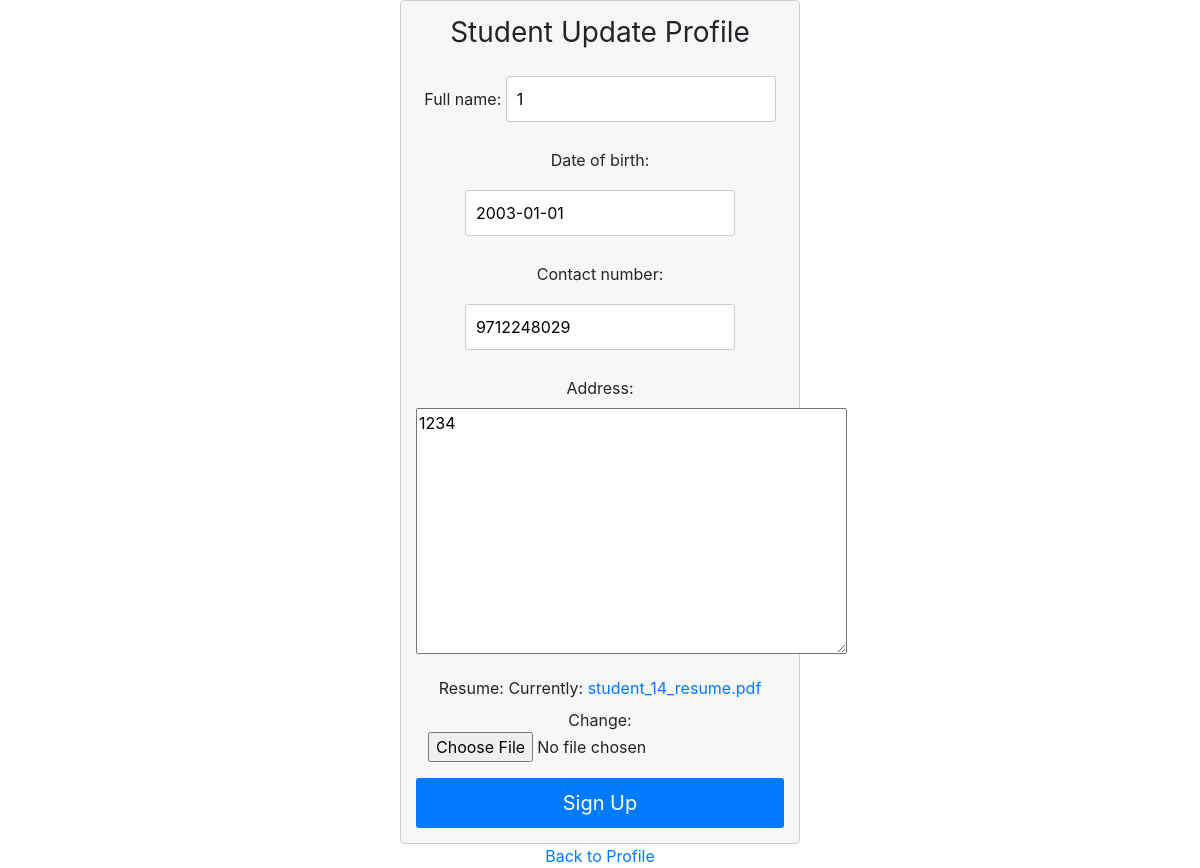
The app's page /student/profile/update/ (signed in) with its own data.
### user_management/models.py (models this page shows, shortened)
class StudentProfile(models.Model):
    user = models.OneToOneField(CustomUser, on_delete=models.CASCADE)
    full_name = models.CharField(max_length=100)
    date_of_birth = models.DateField(null=True)
    contact_number = models.CharField(max_length=15)
    address = models.TextField()
    resume = models.FileField(upload_to='resumes/')

### user_management/views.py (the view)
# urls.py: path('student/profile/update/', views.student_update_profile, name='student_profile_update'),
@login_required(login_url='student_login')
def student_update_profile(request):
    if request.method == 'POST':
        form = StudentUpdateProfileForm(request.POST, request.FILES, instance=request.user)
        if form.is_valid():
            form.save()
            resume = form.cleaned_data['resume']
            fullname = form.cleaned_data['full_name']
            dob = form.cleaned_data['date_of_birth']
            cno = form.cleaned_data['contact_number']
            address = form.cleaned_data['address']
            filename = f'student_{request.user.id}_resume.pdf'
            storage = FileSystemStorage(location=settings.MEDIA_ROOT / 'resumes')
            storage.save(filename, resume)
            obj = StudentProfile.objects.get(user_id=request.user)
            obj.full_name=fullname
            obj.date_of_birth=dob
            obj.contact_number=cno
            obj.address=address
            obj.resume=filename
            obj.save()
            return redirect('student_profile')
    else:
        user = StudentProfile.objects.get(user_id=request.user)
        form = StudentUpdateProfileForm(instance=user)
    return render(request, 'student_profile_update.html', {'form': form})

### user_management/forms.py
class StudentUpdateProfileForm(forms.ModelForm):
    class Meta:
        model = StudentProfile
        exclude = ['user']

### user_management/custom_auth.py (called while the page is built)
    def get_user(self, user_id):
        User = get_user_model()
        try:
            return User.objects.get(pk=user_id)
        except User.DoesNotExist:
            return None

### user_management/templates/student_profile_update.html (shortened to what this page needs)
<!DOCTYPE html>
<html>
<head>
    <link rel="stylesheet" href="https://stackpath.bootstrapcdn.com/bootstrap/4.5.2/css/bootstrap.min.css">
    {% load static %}
    <link rel="stylesheet" href="{% static 'css/login.css' %}">
</head>
<body class="text-center">
    <form class="form-signin" method="post">
        <h2 class="h3 mb-3 font-weight-normal">Student Update Profile</h2>
        {{ form.as_p }}
        <button class="btn btn-lg btn-primary btn-block" type="submit">Sign Up</button>
    </form>
    <a href="{% url 'student_profile' %}">Back to Profile</a>
</body>
</html>

### static/css/login.css (style rules this page uses)
.form-signin { max-width: 400px; margin: 0 auto; padding: 15px; background: #f7f7f7; border: 1px solid #ccc; border-radius: 5px; }
.form-signin input[type="text"], .form-signin input[type="password"] { padding: 10px; margin: 10px 0; border: 1px solid #ccc; border-radius: 3px; }
.form-signin button[type="submit"] { background-color: #007bff; color: #fff; border: none; padding: 10px; border-radius: 3px; cursor: pointer; }

### records on screen
StudentProfile: full_name "1", date_of_birth "2003-01-01", contact_number "9712248029", address "1234"
